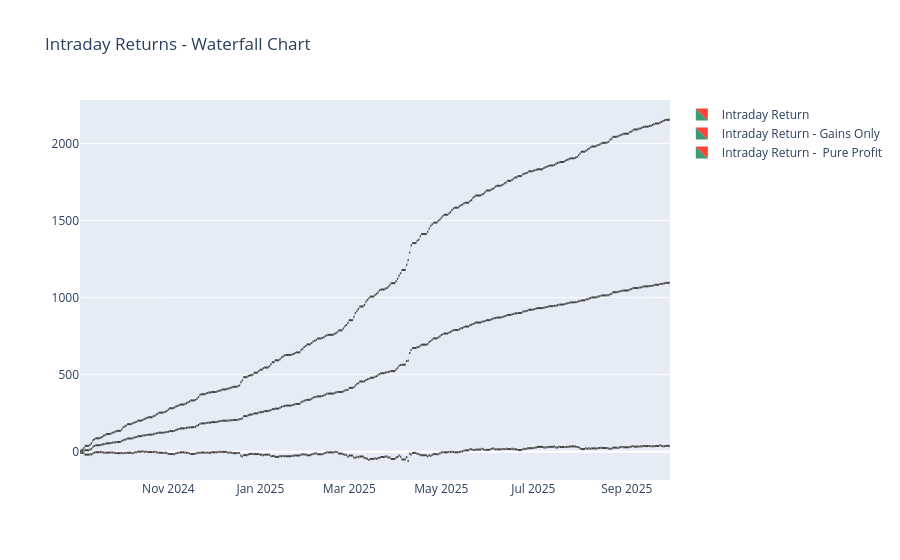

Notebook source saved alongside this figure:
### Code cell
# intraday returns
spy['r_h'] = spy['Close'] - spy['Open']
# intraday returns, buy or hold cash
spy['buy_if_up'] = spy['r_h'].where(spy['r_h'] > 0, 0)
# perfect information, short+long hourly return
spy['ppsl'] = abs(spy['Close'] - spy['Open'])


fig = go.Figure(go.Waterfall(
    x = spy['Date'],
    y = spy['r_h'],
    name= "Intraday Return",
))

fig.add_trace(go.Waterfall(x = spy['Date'], y = spy['buy_if_up'], name = "Intraday Return - Gains Only"))

fig.add_trace(go.Waterfall(x = spy['Date'], y = spy['ppsl'], name = "Intraday Return -  Pure Profit"))

fig.update_layout(title="Intraday Returns - Waterfall Chart")
fig.show()

### Figure 1 — Plotly figure (JSON) as saved in the notebook; plotly's stock layout.template omitted (floating-point values rounded to 4 significant figures; data arrays with more than 128 entries replaced by an {"elided": "..."} marker saying what was removed)
{"data": [{"name": "Intraday Return", "type": "waterfall", "x": {"elided": "1871 str values"}, "y": {"elided": "1871 float values"}}, {"name": "Intraday Return - Gains Only", "type": "waterfall", "x": {"elided": "1871 str values"}, "y": {"elided": "1871 float values"}}, {"name": "Intraday Return -  Pure Profit", "type": "waterfall", "x": {"elided": "1871 str values"}, "y": {"elided": "1871 float values"}}], "layout": {"title": {"text": "Intraday Returns - Waterfall Chart"}}}
